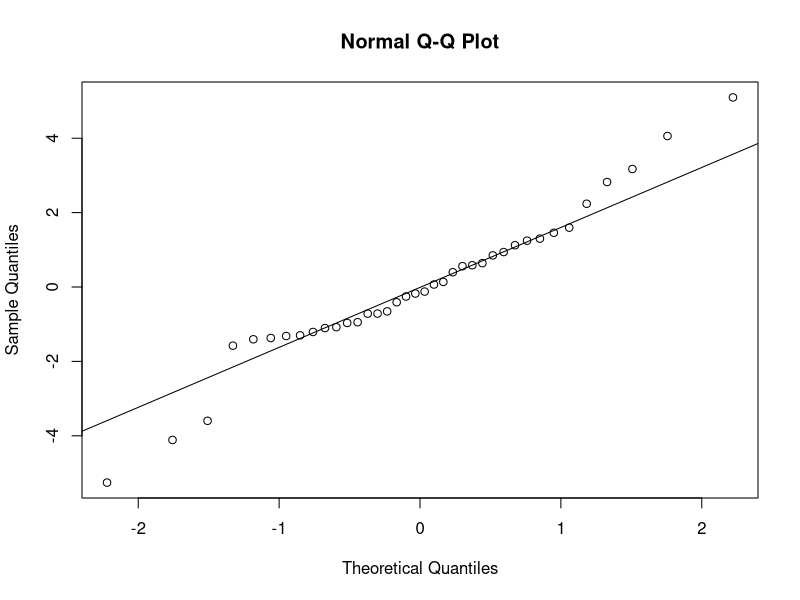
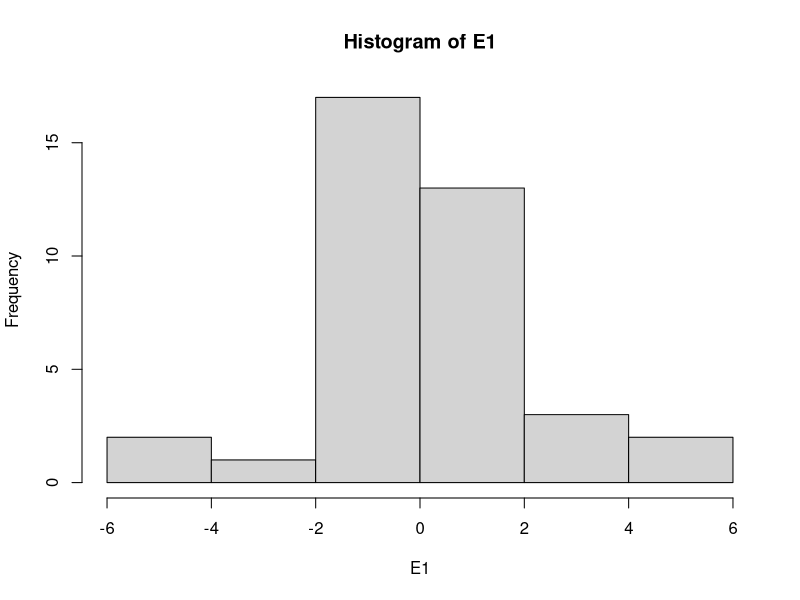
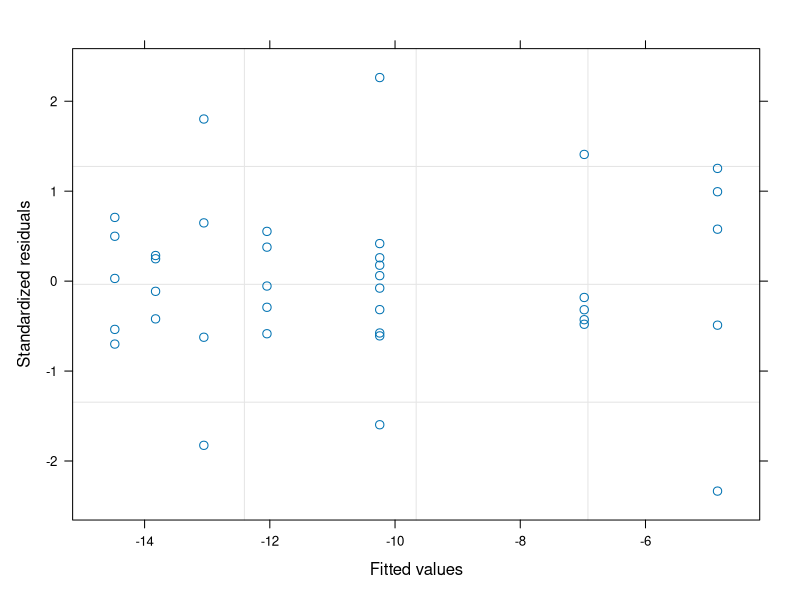

Write the R code that produced these figures, in order. (Note: this script raises an error after producing the figures.)
#Author:  Clay Arango
#Creation date: 10-Feb-19
#Script to analyze NDS data from Summer 2018 WSB work with S. Roley and A. Alexiades

#packages
install.packages("nlme")
install.packages("nortest")
install.packages("dplyr")
install.packages("multcomp")
install.packages("MASS")
install.packages("ggplot2")
library(nlme)
library(nortest)
library(dplyr)
library(multcomp)
library(MASS)
library(ggplot2)

#Load data
roza_fall <- read.table(file="roza_fall.csv", header=T, sep=",")

#set variable
d = roza_fall

#evaluate data to make sure factors are correct
names(d)
unique(d$nutrient) #control, N, NP, NPSi, NSi, P, PSi, Si
unique(d$N) #should be 0 and 1
unique(d$P) #should be 0 and 1
unique(d$Si) #should be 0 and 1
unique(d$top) #should be "sponge" and "glass"
#if need to change, use recode function below. 
d$top<-recode(d$top, "cellulose" ="sponge")
str(d)

#convert N and P vand Si alues (0 or 1 for absence or presence) to factors
d$N<-as.factor(d$N)
d$P<-as.factor(d$P)
d$Si<-as.factor(d$Si)
str(d)

#subset data into gpp and cr response
d.cr = subset(d, top=="sponge", data=d)
d.gpp = subset(d, top=="glass", data=d)

#calculate nrr for cr
x = aggregate(d.cr[,8], list(d.cr$nutrient), mean, na.rm=T)
x
d.cr$cr.nrr = d.cr$cr.area/-10.244565 #is there a prettier way to do this?

#calculate nrr for gpp
x = aggregate(d.gpp[,9], list(d.gpp$nutrient), mean, na.rm=T)
x
d.gpp$gpp.nrr = d.gpp$gpp.area/3.991310 #is there a prettier way to do this?

############################################################
#analyze RESPIRATION data
############################################################

M1<-gls(cr.area~N*P*Si, data=d.cr, na.action=na.omit)
E1<-residuals(M1)
qqnorm(E1)
qqline(E1)
ad.test(E1)
   #residuals are normally distributed, p=0.1036
hist(E1)  
plot(M1)

plot(filter(d.cr, !is.na(cr.area)) %>% dplyr::select(nutrient), 
     E1, xlab="nutrient", ylab="Residuals")
bartlett.test(cr.area~nutrient, data=d.cr)
   #variance test is below 0.05, but just barely

anova(M1)
  
x <- group_by(d.cr, nutrient) %>%  # Grouping function causes subsequent functions to aggregate by season and reach
  summarize(cr.mean = abs(mean(cr.area, na.rm = TRUE)), # na.rm = TRUE to remove missing values
            cr.sd=abs(sd(cr.area, na.rm = TRUE)),  # na.rm = TRUE to remove missing values
            n = sum(!is.na(cr.area)), # of observations, excluding NAs. 
            cr.se=cr.sd/sqrt(n))

ggplot(data=x, aes(x=nutrient, y=cr.mean)) + 
  geom_bar(stat="identity", position=position_dodge(), color = "black") + 
  geom_errorbar(aes(ymin=cr.mean, ymax=cr.mean+cr.se), width=0.2, 
                position=position_dodge(0.9)) + 
  xlab("Nutrient") +
  ylab(expression(Respiration~(ug~O[2]~m^{-2}~h^{-1}))) +
  ylim(0,20) +
  labs(fill="Light") +
  theme_bw() +
  theme(panel.grid.major=element_blank(),
        panel.grid.minor=element_blank(),
        legend.title=element_text(size=6),
        legend.key=element_blank(), 
        legend.position=c(0.5,0.95), 
        legend.text=element_text(size=8), 
        legend.background=element_blank(), 
        legend.direction="horizontal", 
        legend.key.size=unit(0.3, "cm"), 
        axis.title.y=element_text(size=8), 
        axis.title.x=element_text(size=8), 
        axis.text.x=element_text(size=8))

#ggsave('output/figures/Roza_summer.tiff',
#       units="in",
#       width=3.25,
#       height=3.25,
#       dpi=1200,
#       compression="lzw")

############################################################
#analyze the PRODUCTION data
############################################################

M1<-gls(gpp.area~N*P*Si, data=d.gpp, na.action=na.omit) 
E1<-residuals(M1)
qqnorm(E1)
qqline(E1)
ad.test(E1)
   #residuals are normal

hist(E1, xlab="residuals", main="")
plot(M1)

plot(filter(d.gpp, !is.na(gpp.area)) %>% dplyr::select(nutrient), 
     E1, xlab="nutrient", ylab="Residuals")
bartlett.test(gpp.area~nutrient, data=d.gpp)
   #OK

anova(M1)
  
x <- group_by(d.gpp, nutrient) %>%  # Grouping function causes subsequent functions to aggregate by season and reach
  summarize(gpp.mean = abs(mean(gpp.area, na.rm = TRUE)), # na.rm = TRUE to remove missing values
            gpp.sd=abs(sd(gpp.area, na.rm = TRUE)),  # na.rm = TRUE to remove missing values
            n = sum(!is.na(gpp.area)), # of observations, excluding NAs. 
            gpp.se=gpp.sd/sqrt(n))

ggplot(data=x, aes(x=nutrient, y=gpp.mean)) + 
  geom_bar(stat="identity", position=position_dodge(), color = "black") + 
  geom_errorbar(aes(ymin=gpp.mean, ymax=gpp.mean+gpp.se), width=0.2, 
                position=position_dodge(0.9)) + 
  xlab("Nutrient") +
  ylab(expression(Production~(ug~O[2]~m^{-2}~h^{-1}))) +
  labs(fill="Light") +
  theme_bw() +
  theme(panel.grid.major=element_blank(),
        panel.grid.minor=element_blank(), 
        legend.title=element_text(size=6), 
        legend.key=element_blank(),  
        legend.position=c(0.5,0.95),  
        legend.text=element_text(size=8),  
        legend.background=element_blank(),  
        legend.direction="horizontal",  
        legend.key.size=unit(0.3, "cm"),  
        axis.title.y=element_text(size=8),  
        axis.title.x=element_text(size=8),  
        axis.text.x=element_text(size=8))

#ggsave('output/figures/gppByNutrient.tiff',
#       units="in",
#       width=3.25,
#       height=3.25,
#       dpi=1200,
#       compression="lzw")


#BELOW HERE IS NOT EDITED





############################################################
#analyze the CHL-A biomass on disks

M1<-gls(chla~N*P*light, data=roza_sum.chla, na.action=na.omit)
E1<-residuals(M1)
qqnorm(E1)
qqline(E1)
ad.test(E1)
  #residuals look bad (p=0.001)
hist(E1)
plot(M1)

vf1 = varIdent(form = ~ 1|N*P)
vf2 = varIdent(form = ~ 1|light)
vf3 = varIdent(form = ~ 1|N*P*light)
vf4 = varPower(form = ~ fitted(.)) 
vf5 = varExp(form = ~ fitted(.))
vf6 = varConstPower(form = ~ fitted(.))
vf7 = varExp(form = ~ fitted(.)|nutrient)

M2<-gls(chla~N*P*light, data=roza_sum.chla, na.action=na.omit, weights=vf1)
M3<-gls(chla~N*P*light, data=roza_sum.chla, na.action=na.omit, weights=vf2)
M4<-gls(chla~N*P*light, data=roza_sum.chla, na.action=na.omit, weights=vf3)
M5<-gls(chla~N*P*light, data=roza_sum.chla, na.action=na.omit, weights=vf4)
M6<-gls(chla~N*P*light, data=roza_sum.chla, na.action=na.omit, weights=vf5)
M7<-gls(chla~N*P*light, data=roza_sum.chla, na.action=na.omit, weights=vf6)
M8<-gls(chla~N*P*light, data=roza_sum.chla, na.action=na.omit, weights=vf7)

anova(M1,M2,M3,M4,M5,M6,M7,M8)

#M3 is best on AIC

E3<-residuals(M3)
qqnorm(E3)
qqline(E3)
ad.test(E3)
#residuals are not normal (p=0.001)
hist(E3, xlab="residuals", main="")
plot(M3)
  #hist and plot look good

plot(filter(roza_sum.chla, !is.na(chla)) %>% dplyr::select(light), 
     E3, xlab="light", ylab="Residuals")
bartlett.test(chla~light, data=roza_sum.chla)

plot(filter(roza_sum.chla, !is.na(chla)) %>% dplyr::select(nutrient), 
     E3, xlab="nutrient", ylab="Residuals")
bartlett.test(chla~nutrient, data=roza_sum.chla)

anova(M3)

#light is significant and N and P separately interact with light

x<-roza_sum.chla[complete.cases(roza_sum.chla$chla),]

with(x, 
     interaction.plot(nutrient,light,chla, 
                      ylim=c(0,1.5),lty=c(1,12),lwd=2,ylab="Chlorophyll a", 
                      xlab="Nutrient", trace.label="Light"))

x <- group_by(roza_sum.chla, nutrient, light) %>%  # Grouping function causes subsequent functions to aggregate by season and reach
  summarize(chla.mean = mean(chla, na.rm = TRUE), # na.rm = TRUE to remove missing values
            chla.sd=sd(chla, na.rm = TRUE),  # na.rm = TRUE to remove missing values
            n = sum(!is.na(chla)), # of observations, excluding NAs. 
            chla.se=chla.sd/sqrt(n))

ggplot(data=x, 
       aes(x=nutrient, y=chla.mean, fill=light)) + 
  geom_bar(stat="identity", position=position_dodge(), color = "black") + 
  geom_errorbar(aes(ymin=chla.mean, ymax=chla.mean+chla.se), width=0.2, 
                position=position_dodge(0.9)) + 
  scale_fill_manual(values=c("white","black")) +
  xlab("Nutrient") +
  ylab(expression(Chlorophyll~a~(ug~cm^{-2}))) +
  ylim(0,1.7) +
  labs(fill="Light") +
  theme_bw() +
  theme(panel.grid.major=element_blank(), 
        panel.grid.minor=element_blank(), 
        legend.title=element_text(size=6), 
        legend.key=element_blank(), 
        legend.position=c(0.5,0.95), 
        legend.text=element_text(size=8), 
        legend.background=element_blank(), 
        legend.direction="horizontal", 
        legend.key.size=unit(0.3, "cm"), 
        axis.title.y=element_text(size=8), 
        axis.title.x=element_text(size=8), 
        axis.text.x=element_text(size=8))

ggsave('output/figures/chlaByNutrientLight.tiff',
       units="in",
       width=3.25,
       height=3.25,
       dpi=1200,
       compression="lzw")



############################################################
############################################################
#calculate nrr mean and standard error
x1 <- group_by(roza_sum, nutrient, light) %>%  # Grouping function causes subsequent functions to aggregate by season and reach
  summarize(chla.nrr.mean = mean(chla.nrr, na.rm = TRUE), # na.rm = TRUE to remove missing values
            chla.nrr.sd=sd(chla.nrr, na.rm = TRUE),  # na.rm = TRUE to remove missing values
            chla.n = sum(!is.na(chla.nrr)), # of observations, excluding NAs. 
            chla.nrr.se=chla.nrr.sd/sqrt(chla.n))


x2 <- group_by(roza_sum, nutrient, light) %>%  # Grouping function causes subsequent functions to aggregate by season and reach
  summarize(gpp.nrr.mean = mean(gpp.nrr, na.rm = TRUE), # na.rm = TRUE to remove missing values
            gpp.nrr.sd=sd(gpp.nrr, na.rm = TRUE),  # na.rm = TRUE to remove missing values
            gpp.n = sum(!is.na(gpp.nrr)), # of observations, excluding NAs. 
            gpp.nrr.se=gpp.nrr.sd/sqrt(gpp.n))

x3 <- group_by(roza_sum, nutrient, light) %>%  # Grouping function causes subsequent functions to aggregate by season and reach
  summarize(cr.nrr.mean = mean(cr.nrr, na.rm = TRUE), # na.rm = TRUE to remove missing values
            cr.nrr.sd=sd(cr.nrr, na.rm = TRUE),  # na.rm = TRUE to remove missing values
            cr.n = sum(!is.na(cr.nrr)), # of observations, excluding NAs. 
            cr.nrr.se=cr.nrr.sd/sqrt(cr.n))

roza_sum.nrr<-cbind(x1,x2,x3)
roza_sum.nrr <- roza_sum.nrr[, !duplicated(colnames(roza_sum.nrr))]
write.csv(roza_sum.nrr, "roza_sum.nrr.csv")
